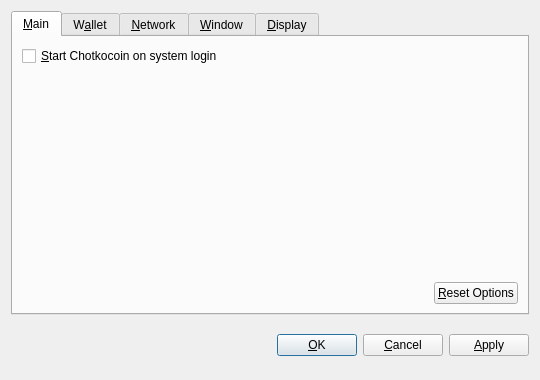
<?xml version="1.0" encoding="UTF-8"?>
<ui version="4.0">
 <class>OptionsDialog</class>
 <widget class="QDialog" name="OptionsDialog">
  <property name="geometry">
   <rect>
    <x>0</x>
    <y>0</y>
    <width>540</width>
    <height>380</height>
   </rect>
  </property>
  <property name="windowTitle">
   <string>Options</string>
  </property>
  <property name="modal">
   <bool>true</bool>
  </property>
  <layout class="QVBoxLayout" name="verticalLayout">
   <item>
    <widget class="QTabWidget" name="tabWidget">
     <property name="tabPosition">
      <enum>QTabWidget::North</enum>
     </property>
     <property name="currentIndex">
      <number>0</number>
     </property>
     <widget class="QWidget" name="tabMain">
      <attribute name="title">
       <string>&amp;Main</string>
      </attribute>
      <layout class="QVBoxLayout" name="verticalLayout_Main">
       <item>
        <widget class="QCheckBox" name="bitcoinAtStartup">
         <property name="toolTip">
          <string>Automatically start Chotkocoin after logging in to the system.</string>
         </property>
         <property name="text">
          <string>&amp;Start Chotkocoin on system login</string>
         </property>
        </widget>
       </item>
       <item>
        <spacer name="verticalSpacer_Main">
         <property name="orientation">
          <enum>Qt::Vertical</enum>
         </property>
         <property name="sizeHint" stdset="0">
          <size>
           <width>20</width>
           <height>40</height>
          </size>
         </property>
        </spacer>
       </item>
       <item>
        <layout class="QHBoxLayout" name="horizontalLayout_2_Main">
         <item>
          <spacer name="horizontalSpacer_2_Main">
           <property name="orientation">
            <enum>Qt::Horizontal</enum>
           </property>
           <property name="sizeHint" stdset="0">
            <size>
             <width>40</width>
             <height>20</height>
            </size>
           </property>
          </spacer>
         </item>
         <item>
          <widget class="QPushButton" name="resetButton">
           <property name="toolTip">
            <string>Reset all client options to default.</string>
           </property>
           <property name="text">
            <string>&amp;Reset Options</string>
           </property>
           <property name="autoDefault">
            <bool>false</bool>
           </property>
          </widget>
         </item>
        </layout>
       </item>
      </layout>
     </widget>
     <widget class="QWidget" name="tabWallet">
      <attribute name="title">
       <string>W&amp;allet</string>
      </attribute>
      <layout class="QVBoxLayout" name="verticalLayout_Network">
       <item>
        <widget class="QLabel" name="transactionFeeInfoLabel">
         <property name="text">
          <string>Optional transaction fee per kB that helps make sure your transactions are processed quickly. Most transactions are 1 kB.</string>
         </property>
         <property name="textFormat">
          <enum>Qt::PlainText</enum>
         </property>
         <property name="wordWrap">
          <bool>true</bool>
         </property>
        </widget>
       </item>
       <item>
        <layout class="QHBoxLayout" name="horizontalLayout_1_Main">
         <item>
          <widget class="QLabel" name="transactionFeeLabel">
           <property name="text">
            <string>Pay transaction &amp;fee</string>
           </property>
           <property name="textFormat">
            <enum>Qt::PlainText</enum>
           </property>
           <property name="buddy">
            <cstring>transactionFee</cstring>
           </property>
          </widget>
         </item>
         <item>
          <widget class="BitcoinAmountField" name="transactionFee"/>
         </item>
         <item>
          <spacer name="horizontalSpacer_1_Main">
           <property name="orientation">
            <enum>Qt::Horizontal</enum>
           </property>
           <property name="sizeHint" stdset="0">
            <size>
             <width>40</width>
             <height>20</height>
            </size>
           </property>
          </spacer>
         </item>
        </layout>
       </item>
       <item>
        <widget class="QLabel" name="label">
         <property name="text">
          <string>If you disable the spending of unconfirmed change, the change from a transaction cannot be used until that transaction has at least one confirmation. This also affects how your balance is computed.</string>
         </property>
         <property name="wordWrap">
          <bool>true</bool>
         </property>
        </widget>
       </item>
       <item>
        <widget class="QCheckBox" name="spendZeroConfChange">
         <property name="text">
          <string>Spend unconfirmed change  (experts only)</string>
         </property>
        </widget>
       </item>
       <item>
        <spacer name="verticalSpacer">
         <property name="orientation">
          <enum>Qt::Vertical</enum>
         </property>
         <property name="sizeHint" stdset="0">
          <size>
           <width>20</width>
           <height>40</height>
          </size>
         </property>
        </spacer>
       </item>
      </layout>
     </widget>
     <widget class="QWidget" name="tabNetwork">
      <attribute name="title">
       <string>&amp;Network</string>
      </attribute>
      <layout class="QVBoxLayout" name="verticalLayout_Network">
       <item>
        <widget class="QCheckBox" name="mapPortUpnp">
         <property name="toolTip">
          <string>Automatically open the Chotkocoin client port on the router. This only works when your router supports UPnP and it is enabled.</string>
         </property>
         <property name="text">
          <string>Map port using &amp;UPnP</string>
         </property>
        </widget>
       </item>
       <item>
        <widget class="QCheckBox" name="connectSocks">
         <property name="toolTip">
          <string>Connect to the Chotkocoin network through a SOCKS proxy (e.g. when connecting through Tor).</string>
         </property>
         <property name="text">
          <string>&amp;Connect through SOCKS proxy:</string>
         </property>
        </widget>
       </item>
       <item>
        <layout class="QHBoxLayout" name="horizontalLayout_Network">
         <item>
          <widget class="QLabel" name="proxyIpLabel">
           <property name="text">
            <string>Proxy &amp;IP:</string>
           </property>
           <property name="textFormat">
            <enum>Qt::PlainText</enum>
           </property>
           <property name="buddy">
            <cstring>proxyIp</cstring>
           </property>
          </widget>
         </item>
         <item>
          <widget class="QValidatedLineEdit" name="proxyIp">
           <property name="maximumSize">
            <size>
             <width>140</width>
             <height>16777215</height>
            </size>
           </property>
           <property name="toolTip">
            <string>IP address of the proxy (e.g. 127.0.0.1)</string>
           </property>
          </widget>
         </item>
         <item>
          <widget class="QLabel" name="proxyPortLabel">
           <property name="text">
            <string>&amp;Port:</string>
           </property>
           <property name="textFormat">
            <enum>Qt::PlainText</enum>
           </property>
           <property name="buddy">
            <cstring>proxyPort</cstring>
           </property>
          </widget>
         </item>
         <item>
          <widget class="QLineEdit" name="proxyPort">
           <property name="maximumSize">
            <size>
             <width>55</width>
             <height>16777215</height>
            </size>
           </property>
           <property name="toolTip">
            <string>Port of the proxy (e.g. 9050)</string>
           </property>
          </widget>
         </item>
         <item>
          <widget class="QLabel" name="socksVersionLabel">
           <property name="text">
            <string>SOCKS &amp;Version:</string>
           </property>
           <property name="textFormat">
            <enum>Qt::PlainText</enum>
           </property>
           <property name="buddy">
            <cstring>socksVersion</cstring>
           </property>
          </widget>
         </item>
         <item>
          <widget class="QValueComboBox" name="socksVersion">
           <property name="toolTip">
            <string>SOCKS version of the proxy (e.g. 5)</string>
           </property>
          </widget>
         </item>
         <item>
          <spacer name="horizontalSpacer_Network">
           <property name="orientation">
            <enum>Qt::Horizontal</enum>
           </property>
           <property name="sizeHint" stdset="0">
            <size>
             <width>40</width>
             <height>20</height>
            </size>
           </property>
          </spacer>
         </item>
        </layout>
       </item>
       <item>
        <spacer name="verticalSpacer_Network">
         <property name="orientation">
          <enum>Qt::Vertical</enum>
         </property>
         <property name="sizeHint" stdset="0">
          <size>
           <width>20</width>
           <height>40</height>
          </size>
         </property>
        </spacer>
       </item>
      </layout>
     </widget>
     <widget class="QWidget" name="tabWindow">
      <attribute name="title">
       <string>&amp;Window</string>
      </attribute>
      <layout class="QVBoxLayout" name="verticalLayout_Window">
       <item>
        <widget class="QCheckBox" name="minimizeToTray">
         <property name="toolTip">
          <string>Show only a tray icon after minimizing the window.</string>
         </property>
         <property name="text">
          <string>&amp;Minimize to the tray instead of the taskbar</string>
         </property>
        </widget>
       </item>
       <item>
        <widget class="QCheckBox" name="minimizeOnClose">
         <property name="toolTip">
          <string>Minimize instead of exit the application when the window is closed. When this option is enabled, the application will be closed only after selecting Quit in the menu.</string>
         </property>
         <property name="text">
          <string>M&amp;inimize on close</string>
         </property>
        </widget>
       </item>
       <item>
        <spacer name="verticalSpacer_Window">
         <property name="orientation">
          <enum>Qt::Vertical</enum>
         </property>
         <property name="sizeHint" stdset="0">
          <size>
           <width>20</width>
           <height>40</height>
          </size>
         </property>
        </spacer>
       </item>
      </layout>
     </widget>
     <widget class="QWidget" name="tabDisplay">
      <attribute name="title">
       <string>&amp;Display</string>
      </attribute>
      <layout class="QVBoxLayout" name="verticalLayout_Display">
       <item>
        <layout class="QHBoxLayout" name="horizontalLayout_1_Display">
         <item>
          <widget class="QLabel" name="langLabel">
           <property name="text">
            <string>User Interface &amp;language:</string>
           </property>
           <property name="textFormat">
            <enum>Qt::PlainText</enum>
           </property>
           <property name="buddy">
            <cstring>lang</cstring>
           </property>
          </widget>
         </item>
         <item>
          <widget class="QValueComboBox" name="lang">
           <property name="toolTip">
            <string>The user interface language can be set here. This setting will take effect after restarting Chotkocoin.</string>
           </property>
          </widget>
         </item>
        </layout>
       </item>
       <item>
        <layout class="QHBoxLayout" name="horizontalLayout_2_Display">
         <item>
          <widget class="QLabel" name="unitLabel">
           <property name="text">
            <string>&amp;Unit to show amounts in:</string>
           </property>
           <property name="textFormat">
            <enum>Qt::PlainText</enum>
           </property>
           <property name="buddy">
            <cstring>unit</cstring>
           </property>
          </widget>
         </item>
         <item>
          <widget class="QValueComboBox" name="unit">
           <property name="toolTip">
            <string>Choose the default subdivision unit to show in the interface and when sending coins.</string>
           </property>
          </widget>
         </item>
        </layout>
       </item>
       <item>
        <widget class="QCheckBox" name="displayAddresses">
         <property name="toolTip">
          <string>Whether to show Chotkocoin addresses in the transaction list or not.</string>
         </property>
         <property name="text">
          <string>&amp;Display addresses in transaction list</string>
         </property>
        </widget>
       </item>
       <item>
        <widget class="QCheckBox" name="coinControlFeatures">
         <property name="toolTip">
          <string>Whether to show coin control features or not.</string>
         </property>
         <property name="text">
          <string>Display coin &amp;control features (experts only!)</string>
         </property>
        </widget>
       </item>
       <item>
        <spacer name="verticalSpacer_Display">
         <property name="orientation">
          <enum>Qt::Vertical</enum>
         </property>
         <property name="sizeHint" stdset="0">
          <size>
           <width>20</width>
           <height>40</height>
          </size>
         </property>
        </spacer>
       </item>
      </layout>
     </widget>
    </widget>
   </item>
   <item>
    <layout class="QHBoxLayout" name="horizontalLayout_Buttons">
     <item>
      <spacer name="horizontalSpacer_1">
       <property name="orientation">
        <enum>Qt::Horizontal</enum>
       </property>
       <property name="sizeHint" stdset="0">
        <size>
         <width>40</width>
         <height>48</height>
        </size>
       </property>
      </spacer>
     </item>
     <item>
      <widget class="QLabel" name="statusLabel">
       <property name="font">
        <font>
         <weight>75</weight>
         <bold>true</bold>
        </font>
       </property>
       <property name="text">
        <string/>
       </property>
       <property name="textFormat">
        <enum>Qt::PlainText</enum>
       </property>
       <property name="wordWrap">
        <bool>true</bool>
       </property>
      </widget>
     </item>
     <item>
      <spacer name="horizontalSpacer_2">
       <property name="orientation">
        <enum>Qt::Horizontal</enum>
       </property>
       <property name="sizeHint" stdset="0">
        <size>
         <width>40</width>
         <height>48</height>
        </size>
       </property>
      </spacer>
     </item>
     <item>
      <widget class="QPushButton" name="okButton">
       <property name="text">
        <string>&amp;OK</string>
       </property>
      </widget>
     </item>
     <item>
      <widget class="QPushButton" name="cancelButton">
       <property name="text">
        <string>&amp;Cancel</string>
       </property>
       <property name="autoDefault">
        <bool>false</bool>
       </property>
      </widget>
     </item>
     <item>
      <widget class="QPushButton" name="applyButton">
       <property name="text">
        <string>&amp;Apply</string>
       </property>
       <property name="autoDefault">
        <bool>false</bool>
       </property>
      </widget>
     </item>
    </layout>
   </item>
  </layout>
 </widget>
 <customwidgets>
  <customwidget>
   <class>BitcoinAmountField</class>
   <extends>QSpinBox</extends>
   <header>bitcoinamountfield.h</header>
  </customwidget>
  <customwidget>
   <class>QValueComboBox</class>
   <extends>QComboBox</extends>
   <header>qvaluecombobox.h</header>
  </customwidget>
  <customwidget>
   <class>QValidatedLineEdit</class>
   <extends>QLineEdit</extends>
   <header>qvalidatedlineedit.h</header>
  </customwidget>
 </customwidgets>
 <resources/>
 <connections/>
</ui>
